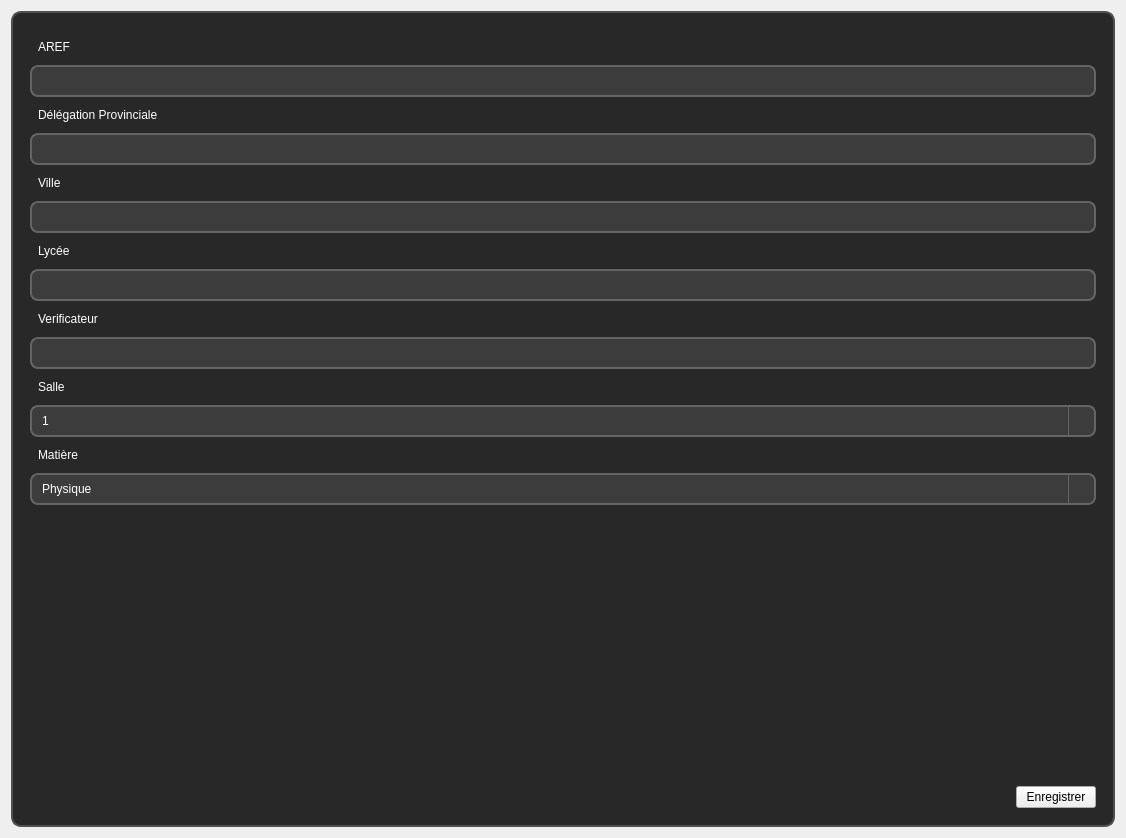
         <widget class="QWidget" name="page_4">
          <layout class="QGridLayout" name="gridLayout_11">
           <item row="0" column="1">
            <widget class="QFrame" name="frame_4">
             <property name="styleSheet">
              <string notr="true">.QFrame {
    background-color: rgb(40, 40, 40); /* Fond sombre */
    color: white; /* Texte en blanc */
    font: 14px &quot;Arial&quot;; /* Police et taille du texte */
    border: 2px solid rgb(80, 80, 80); /* Bordure subtile */
    border-radius: 10px; /* Coins arrondis */
    padding: 8px; /* Espacement interne pour le texte */
}
.QLabel{
	color: white;
    font: bold 14px &quot;Arial&quot;; /* Police en gras */
	padding: 5px;
}

QLineEdit {
    background-color: rgb(60, 60, 60);     /* Fond un peu plus clair que QFrame */
    color: white;                          /* Texte blanc */
    font: 14px &quot;Arial&quot;;                    /* Même police que les autres */
    border: 2px solid rgb(100, 100, 100);  /* Bordure légèrement visible */
    border-radius: 8px;                    /* Coins arrondis */
    padding: 6px 10px;                     /* Espacement interne confortable */
    selection-background-color: rgb(90, 150, 240); /* Couleur de sélection */
    selection-color: black;               /* Couleur du texte sélectionné */
	
}

QLineEdit:focus {
    border: 2px solid rgb(0, 120, 215);    /* Accent visuel quand actif */
    background-color: rgb(70, 70, 70);     /* Légèrement plus clair au focus */
}

QComboBox {
    background-color: rgb(60, 60, 60);     /* Fond comme QLineEdit */
    color: white;                          /* Texte blanc */
    font: 14px &quot;Arial&quot;;                    /* Même police */
    border: 2px solid rgb(100, 100, 100);  /* Bordure similaire */
    border-radius: 8px;                    /* Coins arrondis identiques */
    padding: 6px 10px;                     /* Espacement interne */
    selection-background-color: rgb(90, 150, 240);
    selection-color: black;
}

QComboBox:focus {
    border: 2px solid rgb(0, 120, 215);    /* Accent visuel quand actif */
    background-color: rgb(70, 70, 70);     /* Même effet de surbrillance */
}

QComboBox::drop-down {
    subcontrol-origin: padding;
    subcontrol-position: top right;
    width: 25px;
    border-left: 1px solid rgb(100, 100, 100);
    background-color: rgb(60, 60, 60);
    border-top-right-radius: 8px;
    border-bottom-right-radius: 8px;
}

QComboBox::down-arrow {
    image: url(static/icon/down-arrow.svg); /* Assure-toi que le fichier existe */
    width: 12px;
    height: 12px;
}

QComboBox QAbstractItemView {
    background-color: rgb(60, 60, 60);          /* Fond du menu déroulant */
    border: 1px solid rgb(100, 100, 100);       /* Bordure */
    selection-background-color: rgb(90, 150, 240); /* Fond sélectionné */
    selection-color: black;                    /* Texte sélectionné */
    color: white;                               /* &lt;&lt;&lt; Texte des items non sélectionnés */
    padding: 5px;
    font: 14px &quot;Arial&quot;;
}

</string>
             </property>
             <property name="frameShape">
              <enum>QFrame::StyledPanel</enum>
             </property>
             <property name="frameShadow">
              <enum>QFrame::Raised</enum>
             </property>
             <layout class="QGridLayout" name="gridLayout_10">
              <item row="10" column="0">
               <widget class="QLabel" name="label_17">
                <property name="text">
                 <string>Salle</string>
                </property>
               </widget>
              </item>
              <item row="2" column="0">
               <widget class="QLabel" name="label_13">
                <property name="text">
                 <string>Délégation Provinciale</string>
                </property>
               </widget>
              </item>
              <item row="0" column="0">
               <widget class="QLabel" name="label">
                <property name="styleSheet">
                 <string notr="true">QLabel
{
	padding-top:10px;
}</string>
                </property>
                <property name="text">
                 <string>AREF</string>
                </property>
               </widget>
              </item>
              <item row="7" column="0" colspan="2">
               <widget class="QLineEdit" name="lineEdit_lycee"/>
              </item>
              <item row="6" column="0">
               <widget class="QLabel" name="label_16">
                <property name="text">
                 <string>Lycée</string>
                </property>
               </widget>
              </item>
              <item row="1" column="0" colspan="2">
               <widget class="QLineEdit" name="lineEdit_aref"/>
              </item>
              <item row="4" column="0">
               <widget class="QLabel" name="label_14">
                <property name="text">
                 <string>Ville</string>
                </property>
               </widget>
              </item>
              <item row="15" column="0" colspan="2">
               <spacer name="verticalSpacer_2">
                <property name="orientation">
                 <enum>Qt::Vertical</enum>
                </property>
                <property name="sizeHint" stdset="0">
                 <size>
                  <width>1066</width>
                  <height>275</height>
                 </size>
                </property>
               </spacer>
              </item>
              <item row="16" column="0">
               <spacer name="horizontalSpacer_8">
                <property name="orientation">
                 <enum>Qt::Horizontal</enum>
                </property>
                <property name="sizeHint" stdset="0">
                 <size>
                  <width>975</width>
                  <height>20</height>
                 </size>
                </property>
               </spacer>
              </item>
              <item row="16" column="1">
               <widget class="QPushButton" name="pushButton_enregistrer">
                <property name="text">
                 <string>Enregistrer</string>
                </property>
               </widget>
              </item>
              <item row="3" column="0" colspan="2">
               <widget class="QLineEdit" name="lineEdit_dp"/>
              </item>
              <item row="5" column="0" colspan="2">
               <widget class="QLineEdit" name="lineEdit_ville"/>
              </item>
              <item row="13" column="0">
               <widget class="QLabel" name="label_19">
                <property name="text">
                 <string>Matière</string>
                </property>
               </widget>
              </item>
              <item row="8" column="0">
               <widget class="QLabel" name="label_18">
                <property name="text">
                 <string>Verificateur</string>
                </property>
               </widget>
              </item>
              <item row="9" column="0" colspan="2">
               <widget class="QLineEdit" name="lineEdit_verificateur"/>
              </item>
              <item row="11" column="0" colspan="2">
               <widget class="QComboBox" name="comboBox_salle">
                <property name="styleSheet">
                 <string notr="true"/>
                </property>
                <item>
                 <property name="text">
                  <string>1</string>
                 </property>
                </item>
                <item>
                 <property name="text">
                  <string>2</string>
                 </property>
                </item>
                <item>
                 <property name="text">
                  <string>3</string>
                 </property>
                </item>
                <item>
                 <property name="text">
                  <string>4</string>
                 </property>
                </item>
               </widget>
              </item>
              <item row="14" column="0" colspan="2">
               <widget class="QComboBox" name="comboBox_matiere">
                <item>
                 <property name="text">
                  <string>Physique</string>
                 </property>
                </item>
                <item>
                 <property name="text">
                  <string>SVT</string>
                 </property>
                </item>
                <item>
                 <property name="text">
                  <string>Math</string>
                 </property>
                </item>
                <item>
                 <property name="text">
                  <string>Philosophie</string>
                 </property>
                </item>
                <item>
                 <property name="text">
                  <string>Anglais</string>
                 </property>
                </item>
               </widget>
              </item>
             </layout>
            </widget>
           </item>
          </layout>
         </widget>
